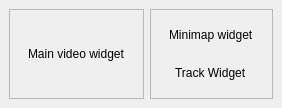
                           <widget class="QWidget" name="video_page">
                            <layout class="QVBoxLayout" name="verticalLayout_13">
                             <property name="spacing">
                              <number>0</number>
                             </property>
                             <property name="leftMargin">
                              <number>0</number>
                             </property>
                             <property name="topMargin">
                              <number>0</number>
                             </property>
                             <property name="rightMargin">
                              <number>0</number>
                             </property>
                             <property name="bottomMargin">
                              <number>0</number>
                             </property>
                             <item>
                              <widget class="QWidget" name="video_container" native="true">
                               <layout class="QHBoxLayout" name="horizontalLayout_6">
                                <item>
                                 <widget class="QFrame" name="frame">
                                  <property name="frameShape">
                                   <enum>QFrame::StyledPanel</enum>
                                  </property>
                                  <property name="frameShadow">
                                   <enum>QFrame::Raised</enum>
                                  </property>
                                  <layout class="QVBoxLayout" name="verticalLayout_16">
                                   <item>
                                    <widget class="QWidget" name="video_widget" native="true">
                                     <layout class="QVBoxLayout" name="verticalLayout_17">
                                      <item alignment="Qt::AlignHCenter">
                                       <widget class="QLabel" name="label_2">
                                        <property name="text">
                                         <string>Main video widget</string>
                                        </property>
                                       </widget>
                                      </item>
                                     </layout>
                                    </widget>
                                   </item>
                                  </layout>
                                 </widget>
                                </item>
                                <item>
                                 <widget class="QFrame" name="minimaps_container">
                                  <property name="frameShape">
                                   <enum>QFrame::StyledPanel</enum>
                                  </property>
                                  <property name="frameShadow">
                                   <enum>QFrame::Raised</enum>
                                  </property>
                                  <layout class="QVBoxLayout" name="verticalLayout_14">
                                   <item>
                                    <widget class="QWidget" name="minimap_widget" native="true">
                                     <layout class="QVBoxLayout" name="verticalLayout_18">
                                      <item alignment="Qt::AlignHCenter">
                                       <widget class="QLabel" name="label_3">
                                        <property name="text">
                                         <string>Minimap widget</string>
                                        </property>
                                       </widget>
                                      </item>
                                     </layout>
                                    </widget>
                                   </item>
                                   <item>
                                    <widget class="QWidget" name="track_widget" native="true">
                                     <layout class="QVBoxLayout" name="verticalLayout_25">
                                      <item alignment="Qt::AlignHCenter">
                                       <widget class="QLabel" name="label_4">
                                        <property name="text">
                                         <string>Track Widget</string>
                                        </property>
                                       </widget>
                                      </item>
                                     </layout>
                                    </widget>
                                   </item>
                                  </layout>
                                 </widget>
                                </item>
                               </layout>
                              </widget>
                             </item>
                            </layout>
                           </widget>
